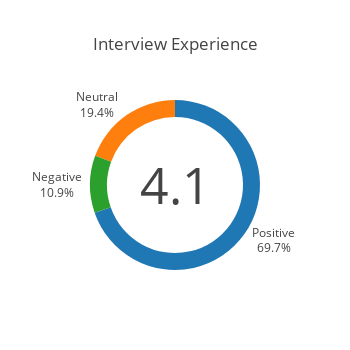

The notebook cell saved with this chart:
### Code cell
iplot(experience_fig)

### Figure 1 — Plotly figure (JSON) as saved in the notebook; plotly's stock layout.template omitted (floating-point values rounded to 4 significant figures)
{"data": [{"hole": 0.8, "labels": ["Positive", "Neutral", "Negative"], "showlegend": false, "text": ["Positive", "Neutral", "Negative"], "textposition": "outside", "type": "pie", "values": [122, 34, 19]}], "layout": {"annotations": [{"font": {"size": 50}, "showarrow": false, "text": "4.1", "x": 0.5, "y": 0.5}], "autosize": false, "height": 350, "title": "Interview Experience", "width": 350, "yaxis": {"autorange": true, "domain": [0.33, 0.67], "range": [0, 28.07], "title": "Avg MPG", "type": "linear"}}}
